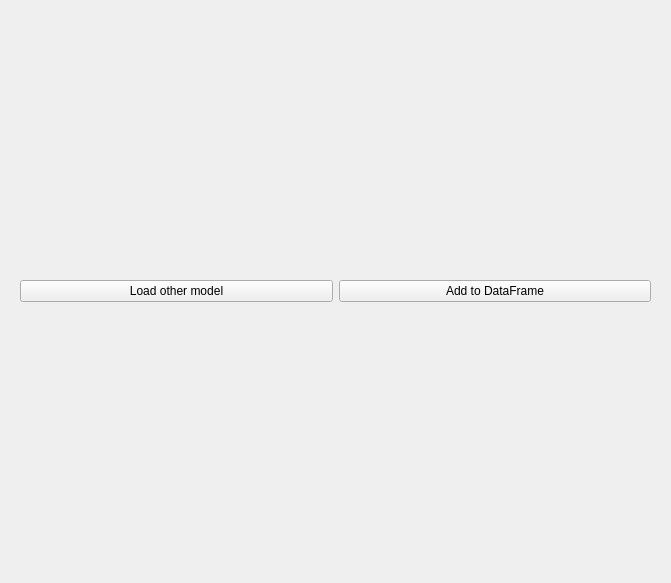
<?xml version="1.0" encoding="UTF-8"?>
<ui version="4.0">
 <class>Form</class>
 <widget class="QWidget" name="Form">
  <property name="geometry">
   <rect>
    <x>0</x>
    <y>0</y>
    <width>671</width>
    <height>583</height>
   </rect>
  </property>
  <property name="windowTitle">
   <string>Form</string>
  </property>
  <layout class="QHBoxLayout" name="horizontalLayout">
   <item>
    <widget class="QStackedWidget" name="stackedWidget">
     <property name="styleSheet">
      <string notr="true"/>
     </property>
     <property name="currentIndex">
      <number>1</number>
     </property>
     <widget class="QWidget" name="page">
      <layout class="QHBoxLayout" name="horizontalLayout_2">
       <item>
        <widget class="QLabel" name="label">
         <property name="text">
          <string/>
         </property>
        </widget>
       </item>
       <item>
        <layout class="QVBoxLayout" name="verticalLayout_2">
         <item>
          <widget class="QLabel" name="label_4">
           <property name="text">
            <string/>
           </property>
          </widget>
         </item>
         <item>
          <widget class="QPushButton" name="show_data_Btn">
           <property name="enabled">
            <bool>true</bool>
           </property>
           <property name="text">
            <string>Show Data</string>
           </property>
          </widget>
         </item>
         <item>
          <widget class="QLabel" name="label_5">
           <property name="text">
            <string/>
           </property>
          </widget>
         </item>
         <item>
          <widget class="QPushButton" name="load_harmonization_model_Btn">
           <property name="text">
            <string>Load Harmonization Model</string>
           </property>
          </widget>
         </item>
         <item>
          <widget class="QLabel" name="Harmonization_Model_Loaded_Lbl">
           <property name="text">
            <string/>
           </property>
          </widget>
         </item>
         <item>
          <widget class="QLabel" name="Harmonized_Data_Information_Lbl">
           <property name="text">
            <string>No harmonization model has been loaded</string>
           </property>
          </widget>
         </item>
         <item>
          <widget class="QPushButton" name="apply_model_to_dataset_Btn">
           <property name="text">
            <string>Apply model to dataset</string>
           </property>
          </widget>
         </item>
         <item>
          <widget class="QLabel" name="label_3">
           <property name="text">
            <string/>
           </property>
          </widget>
         </item>
        </layout>
       </item>
       <item>
        <widget class="QLabel" name="label_2">
         <property name="text">
          <string/>
         </property>
        </widget>
       </item>
      </layout>
     </widget>
     <widget class="QWidget" name="page_2">
      <layout class="QVBoxLayout" name="verticalLayout">
       <item>
        <layout class="QHBoxLayout" name="horizontalLayout_3">
         <item>
          <widget class="QPushButton" name="load_other_model_Btn">
           <property name="text">
            <string>Load other model</string>
           </property>
          </widget>
         </item>
         <item>
          <widget class="QPushButton" name="add_to_dataframe_Btn">
           <property name="text">
            <string>Add to DataFrame</string>
           </property>
          </widget>
         </item>
        </layout>
       </item>
       <item>
        <layout class="QHBoxLayout" name="horizontalLayout_4"/>
       </item>
      </layout>
     </widget>
    </widget>
   </item>
  </layout>
 </widget>
 <resources/>
 <connections/>
</ui>
